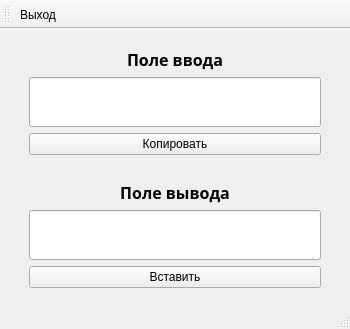
<?xml version="1.0" encoding="UTF-8"?>
<ui version="4.0">
 <class>MainWindow</class>
 <widget class="QMainWindow" name="MainWindow">
  <property name="windowModality">
   <enum>Qt::WindowModal</enum>
  </property>
  <property name="geometry">
   <rect>
    <x>0</x>
    <y>0</y>
    <width>350</width>
    <height>310</height>
   </rect>
  </property>
  <property name="sizePolicy">
   <sizepolicy hsizetype="Fixed" vsizetype="Fixed">
    <horstretch>0</horstretch>
    <verstretch>0</verstretch>
   </sizepolicy>
  </property>
  <property name="windowTitle">
   <string>MainWindow</string>
  </property>
  <property name="layoutDirection">
   <enum>Qt::LeftToRight</enum>
  </property>
  <property name="autoFillBackground">
   <bool>true</bool>
  </property>
  <widget class="QWidget" name="centralwidget">
   <layout class="QGridLayout" name="gridLayout">
    <item row="0" column="0">
     <layout class="QVBoxLayout" name="verticalLayout">
      <property name="sizeConstraint">
       <enum>QLayout::SetMinimumSize</enum>
      </property>
      <property name="leftMargin">
       <number>20</number>
      </property>
      <property name="topMargin">
       <number>10</number>
      </property>
      <property name="rightMargin">
       <number>20</number>
      </property>
      <property name="bottomMargin">
       <number>10</number>
      </property>
      <item>
       <widget class="QLabel" name="lb_textIn">
        <property name="enabled">
         <bool>true</bool>
        </property>
        <property name="sizePolicy">
         <sizepolicy hsizetype="Minimum" vsizetype="Minimum">
          <horstretch>0</horstretch>
          <verstretch>0</verstretch>
         </sizepolicy>
        </property>
        <property name="font">
         <font>
          <family>Sitka Display</family>
          <pointsize>12</pointsize>
          <bold>true</bold>
          <stylestrategy>PreferAntialias</stylestrategy>
         </font>
        </property>
        <property name="text">
         <string>Поле ввода</string>
        </property>
        <property name="alignment">
         <set>Qt::AlignCenter</set>
        </property>
        <property name="wordWrap">
         <bool>false</bool>
        </property>
       </widget>
      </item>
      <item>
       <widget class="QLineEdit" name="le_textIn">
        <property name="sizePolicy">
         <sizepolicy hsizetype="Minimum" vsizetype="Fixed">
          <horstretch>0</horstretch>
          <verstretch>0</verstretch>
         </sizepolicy>
        </property>
        <property name="minimumSize">
         <size>
          <width>200</width>
          <height>50</height>
         </size>
        </property>
        <property name="alignment">
         <set>Qt::AlignLeading|Qt::AlignLeft|Qt::AlignTop</set>
        </property>
       </widget>
      </item>
      <item>
       <widget class="QPushButton" name="pb_copyTextIn">
        <property name="sizePolicy">
         <sizepolicy hsizetype="Minimum" vsizetype="Fixed">
          <horstretch>0</horstretch>
          <verstretch>0</verstretch>
         </sizepolicy>
        </property>
        <property name="baseSize">
         <size>
          <width>50</width>
          <height>18</height>
         </size>
        </property>
        <property name="tabletTracking">
         <bool>false</bool>
        </property>
        <property name="layoutDirection">
         <enum>Qt::LeftToRight</enum>
        </property>
        <property name="text">
         <string>Копировать</string>
        </property>
        <property name="autoDefault">
         <bool>false</bool>
        </property>
        <property name="default">
         <bool>false</bool>
        </property>
        <property name="flat">
         <bool>false</bool>
        </property>
       </widget>
      </item>
     </layout>
    </item>
    <item row="1" column="0">
     <layout class="QVBoxLayout" name="verticalLayout_2">
      <property name="sizeConstraint">
       <enum>QLayout::SetMinimumSize</enum>
      </property>
      <property name="leftMargin">
       <number>20</number>
      </property>
      <property name="topMargin">
       <number>10</number>
      </property>
      <property name="rightMargin">
       <number>20</number>
      </property>
      <property name="bottomMargin">
       <number>10</number>
      </property>
      <item>
       <widget class="QLabel" name="lb_textOut">
        <property name="sizePolicy">
         <sizepolicy hsizetype="Minimum" vsizetype="Minimum">
          <horstretch>0</horstretch>
          <verstretch>0</verstretch>
         </sizepolicy>
        </property>
        <property name="font">
         <font>
          <family>Sitka Display</family>
          <pointsize>12</pointsize>
          <bold>true</bold>
         </font>
        </property>
        <property name="text">
         <string>Поле вывода</string>
        </property>
        <property name="alignment">
         <set>Qt::AlignCenter</set>
        </property>
       </widget>
      </item>
      <item>
       <widget class="QLineEdit" name="le_textOut">
        <property name="sizePolicy">
         <sizepolicy hsizetype="Minimum" vsizetype="Fixed">
          <horstretch>0</horstretch>
          <verstretch>0</verstretch>
         </sizepolicy>
        </property>
        <property name="minimumSize">
         <size>
          <width>200</width>
          <height>50</height>
         </size>
        </property>
        <property name="readOnly">
         <bool>true</bool>
        </property>
       </widget>
      </item>
      <item>
       <widget class="QPushButton" name="pb_pasteTextOut">
        <property name="text">
         <string>Вставить</string>
        </property>
       </widget>
      </item>
     </layout>
    </item>
   </layout>
  </widget>
  <widget class="QMenuBar" name="menubar">
   <property name="geometry">
    <rect>
     <x>0</x>
     <y>0</y>
     <width>350</width>
     <height>17</height>
    </rect>
   </property>
  </widget>
  <widget class="QStatusBar" name="statusbar"/>
  <widget class="QToolBar" name="toolBar">
   <property name="windowTitle">
    <string>toolBar</string>
   </property>
   <attribute name="toolBarArea">
    <enum>TopToolBarArea</enum>
   </attribute>
   <attribute name="toolBarBreak">
    <bool>false</bool>
   </attribute>
   <addaction name="act_exit"/>
  </widget>
  <action name="act_exit">
   <property name="text">
    <string>Выход</string>
   </property>
   <property name="toolTip">
    <string>Выход из приложения</string>
   </property>
   <property name="shortcut">
    <string>Ctrl+Q</string>
   </property>
  </action>
 </widget>
 <resources/>
 <connections>
  <connection>
   <sender>act_exit</sender>
   <signal>triggered()</signal>
   <receiver>MainWindow</receiver>
   <slot>close()</slot>
   <hints>
    <hint type="sourcelabel">
     <x>-1</x>
     <y>-1</y>
    </hint>
    <hint type="destinationlabel">
     <x>167</x>
     <y>149</y>
    </hint>
   </hints>
  </connection>
  <connection>
   <sender>pb_copyTextIn</sender>
   <signal>clicked()</signal>
   <receiver>le_textIn</receiver>
   <slot>selectAll()</slot>
   <hints>
    <hint type="sourcelabel">
     <x>130</x>
     <y>146</y>
    </hint>
    <hint type="destinationlabel">
     <x>137</x>
     <y>105</y>
    </hint>
   </hints>
  </connection>
  <connection>
   <sender>pb_pasteTextOut</sender>
   <signal>clicked()</signal>
   <receiver>le_textOut</receiver>
   <slot>clear()</slot>
   <hints>
    <hint type="sourcelabel">
     <x>229</x>
     <y>265</y>
    </hint>
    <hint type="destinationlabel">
     <x>221</x>
     <y>227</y>
    </hint>
   </hints>
  </connection>
  <connection>
   <sender>pb_copyTextIn</sender>
   <signal>clicked()</signal>
   <receiver>le_textIn</receiver>
   <slot>copy()</slot>
   <hints>
    <hint type="sourcelabel">
     <x>216</x>
     <y>143</y>
    </hint>
    <hint type="destinationlabel">
     <x>210</x>
     <y>105</y>
    </hint>
   </hints>
  </connection>
  <connection>
   <sender>pb_pasteTextOut</sender>
   <signal>clicked()</signal>
   <receiver>le_textOut</receiver>
   <slot>paste()</slot>
   <hints>
    <hint type="sourcelabel">
     <x>271</x>
     <y>261</y>
    </hint>
    <hint type="destinationlabel">
     <x>275</x>
     <y>229</y>
    </hint>
   </hints>
  </connection>
 </connections>
</ui>
